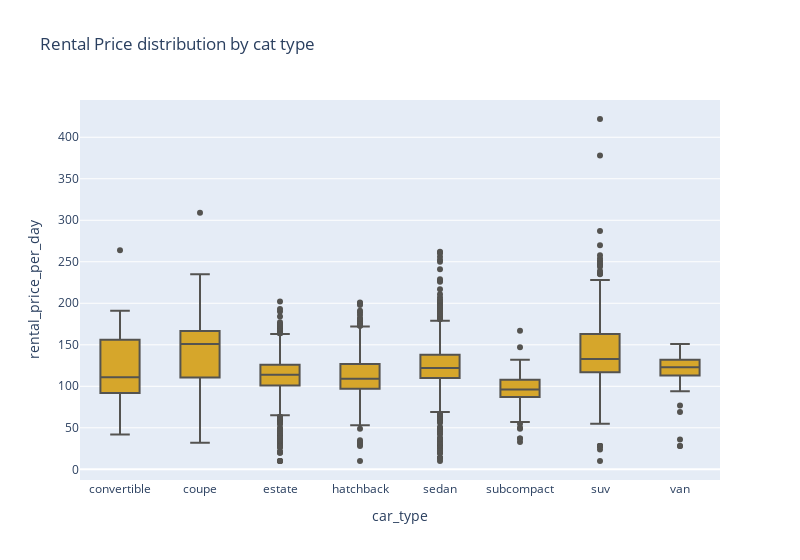

Notebook cell for this chart:
### Code cell
boxplot = px.box(pricing_dtf, y=TARGET_COLUMN, x=TMP_CAT_FEATURE, title="Rental Price distribution by cat type", width=800)
boxplot.update_traces(fillcolor=chart_default_fillcolor, marker_color=chart_default_marker_color)
boxplot.show()

### Figure 1 — Plotly figure (JSON) as saved in the notebook; plotly's stock layout.template omitted (floating-point values rounded to 4 significant figures; data arrays with more than 128 entries replaced by an {"elided": "..."} marker saying what was removed)
{"data": [{"alignmentgroup": "True", "fillcolor": "#d6a62b", "hovertemplate": "car_type=%{x}<br>rental_price_per_day=%{y}<extra></extra>", "legendgroup": "", "marker": {"color": "#545350"}, "name": "", "notched": false, "offsetgroup": "", "orientation": "v", "showlegend": false, "type": "box", "x": {"elided": "4841 str values"}, "x0": " ", "xaxis": "x", "y": {"elided": "4841 int values"}, "y0": " ", "yaxis": "y"}], "layout": {"boxmode": "group", "legend": {"tracegroupgap": 0}, "title": {"text": "Rental Price distribution by cat type"}, "width": 800, "xaxis": {"anchor": "y", "domain": [0, 1], "title": {"text": "car_type"}}, "yaxis": {"anchor": "x", "domain": [0, 1], "title": {"text": "rental_price_per_day"}}}}
